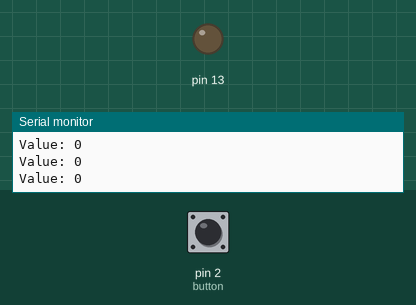
Recording of a sketch running on a simulated Arduino Uno, built with avr-gcc and run on an emulated ATmega328P. Parts: output pins drawn as LEDs (lit = HIGH), the last lines printed to the serial monitor. Inputs (shaded band) come from the test bench; at power-on: pin 2 (button) LOW.

Above: at 1.2 s.
1.3 s: pin 2 (button) pulled HIGH for 0.15 s
At 1.37 s:
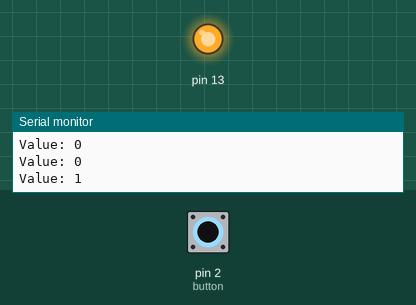
2.9 s: pin 2 (button) pulled HIGH for 3.2 s
At 7.1 s:
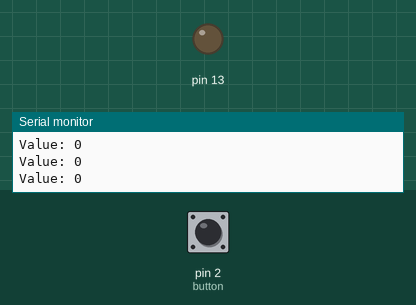
Timing chart, 0 to 8.6 s (numbered marks = the images above; inputs shaded):
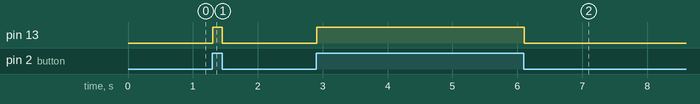

The sketch:

_5_Button_Debounce_Board.ino
```cpp
int button = 2;

void setup() {
  // put your setup code here, to run once:
  Serial.begin(9600);
  pinMode(button, INPUT);
  pinMode(13, OUTPUT);
}

void loop() {
  // put your main code here, to run repeatedly:
  Serial.print("Value: ");
  Serial.println(digitalRead(button));
  if (digitalRead(button) == HIGH) {
    digitalWrite(13, HIGH);
  }
  else {
    digitalWrite(13, LOW);
  }
}
```

Measured:
- after the input at 1.3 s, pin 13: LOW → HIGH at once, → LOW 0.15 s later
- after the input at 2.9 s, pin 13: LOW → HIGH at once, → LOW 3.2 s later
